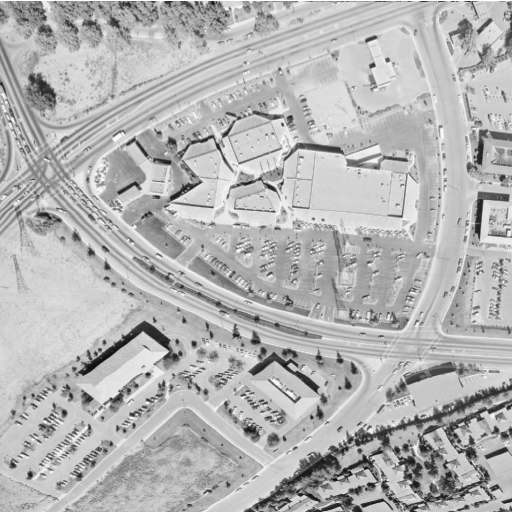
#> input picture Image-Processing-Lab-Work/Images/arial_image.png, 512 x 512 px
$ jupyter execute TASK-2-Contrast-Stretching.ipynb
#> lines starting #> are read from the running program, lines starting #| are printed output that depends on the picture; long printed decimals are rounded
## Contrast Stretching

[cell 1]
import numpy as np
from skimage import color
import matplotlib.pyplot as plt

# Read a image
image = plt.imread('./Images/arial_image.png')
#> image is the input picture: shape (512, 512) float32; min 0.0471, max 1, mean 0.708

# Store main image in subplot
plt.figure(figsize=(10, 10))
plt.subplot(2, 2, 1)
plt.imshow(image, cmap="gray")
plt.axis("off")


# Create zeros array to store the stretched image
stretchedImage = np.zeros((image.shape[0], image.shape[1]), dtype = 'uint8')

# Loop over the image and apply Min-Max formulae
maxValue = np.max(image)
#> maxValue = 1
minValue = np.min(image)
#> minValue = 0.0471

for i in range(image.shape[0]):
    for j in range(image.shape[1]):
        stretchedImage[i,j] = 255 * (image[i,j] - minValue) / (maxValue - minValue)


# Store stretched Image in subplot
plt.subplot(2, 2, 2)
plt.imshow(stretchedImage, cmap="gray")
plt.axis("off")

# Store the histograms in subplot
plt.subplot(2, 2, 3)
plt.hist(image.ravel(), 256, [0, 256], histtype='step')
plt.subplot(2, 2, 4)
plt.hist(stretchedImage.ravel(), 256, [0, 256], histtype='step')

plt.show()
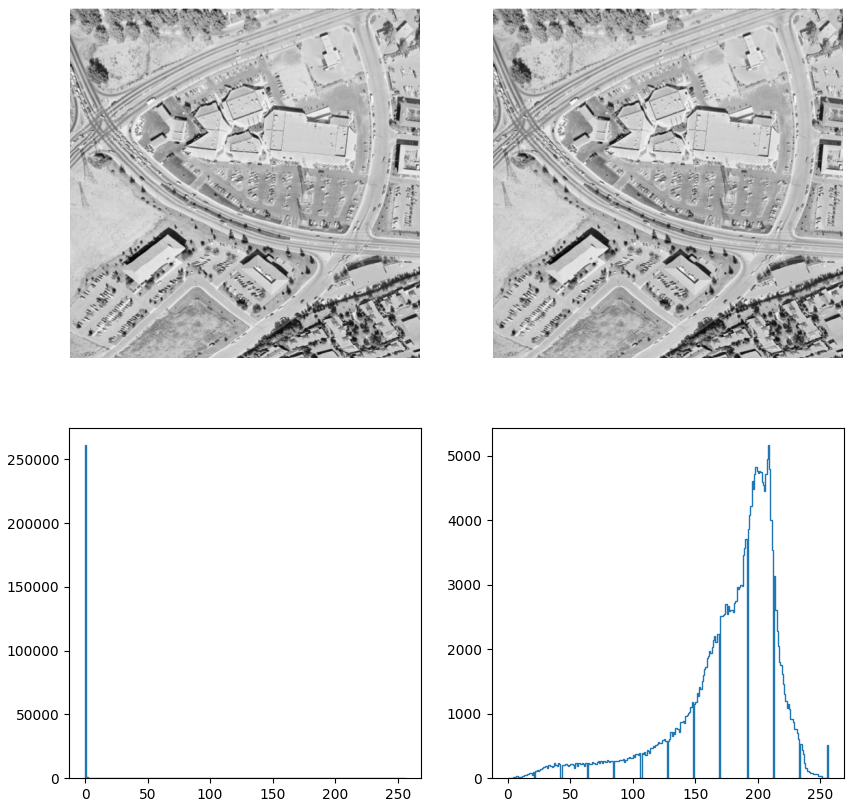
#> figure drawn by matplotlib, 4 panels

print(minValue,maxValue)
#| 0.04706 1.0
print(np.min(stretchedImage), np.max(stretchedImage))
#| 0 255
